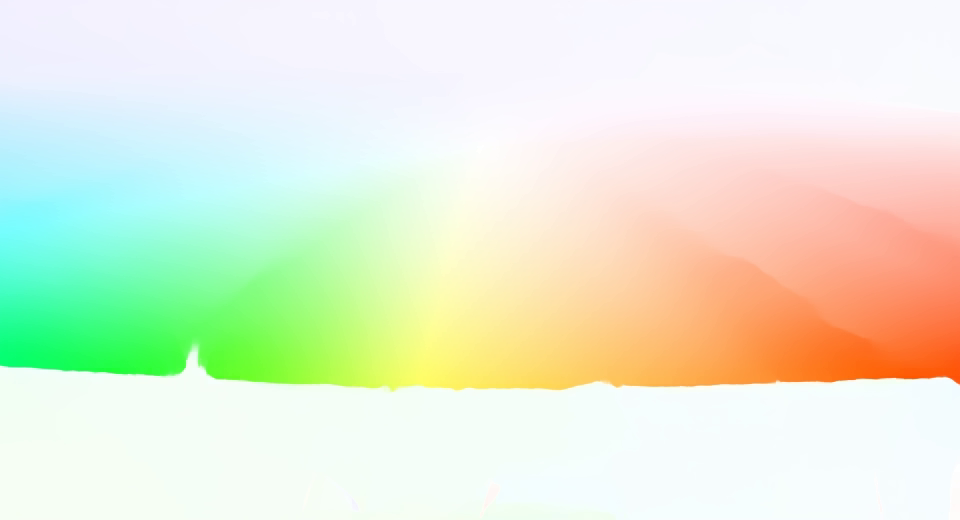
#> input picture frame 4 of Module_6/RAFT video/RAFT.avi, 960 x 520 px, given in place of trm.168.090.avi, which was not available
$ python Sun_blicks.py
#> lines starting #> are read from the running program, lines starting #| are printed output that depends on the picture; pictures that were not available may be replaced by others from this repository, and a replacement may not be noted
#> further down, frame is the input picture: shape (520, 960, 3); mean B, G, R 213.1, 236.9, 229.3
import cv2
import numpy as np

# Функция для удаления солнечных бликов с помощью фильтров
def remove_glare(frame):
    # Преобразуем изображение в формат HSV
    hsv = cv2.cvtColor(frame, cv2.COLOR_BGR2HSV)
#> hsv: shape (520, 960, 3); mean H, S, V 71.3, 53.5, 253.9

    # Разделение каналов
    h, s, v = cv2.split(hsv)
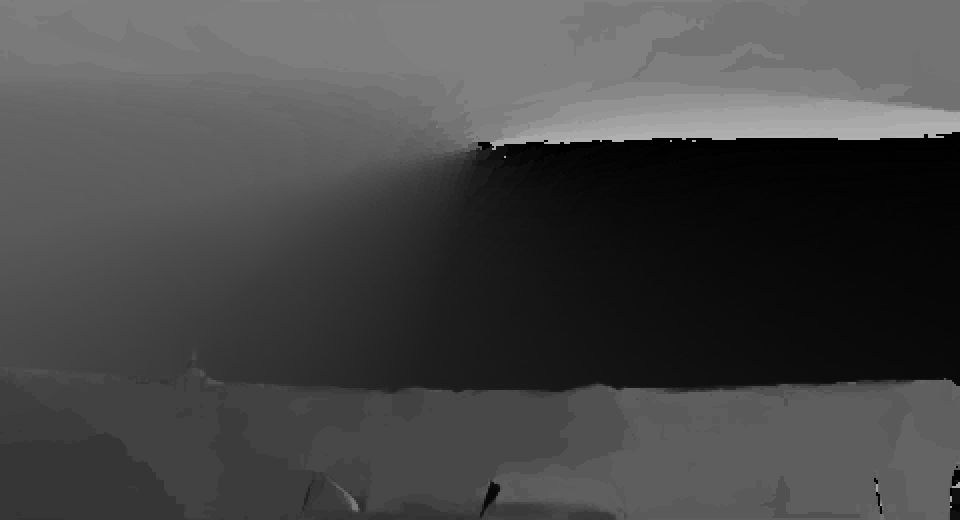
#> h: shape (520, 960); min 0, max 179, mean 71.3
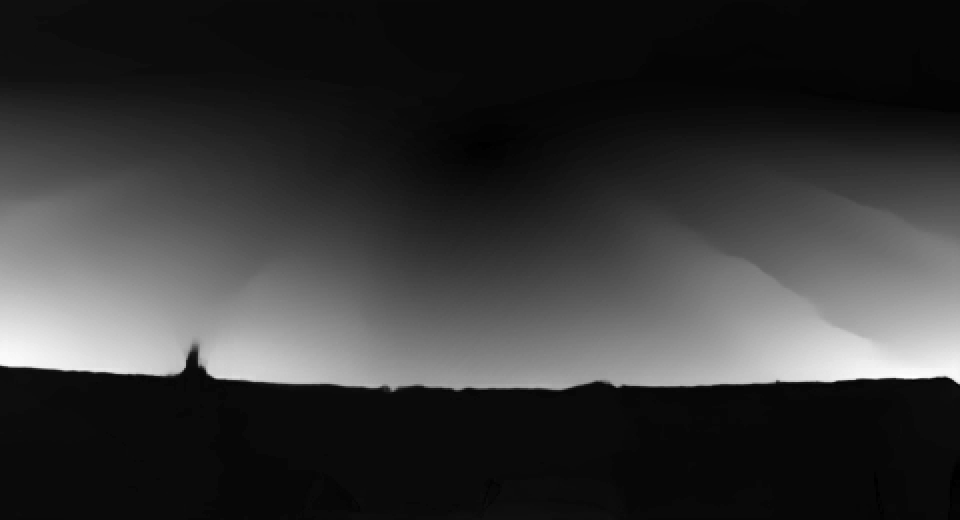
#> s: shape (520, 960); min 0, max 255, mean 53.5

    # Применяем адаптивную яркость
    clahe = cv2.createCLAHE(clipLimit=2.0, tileGridSize=(15, 15))
    v_clahe = clahe.apply(v)
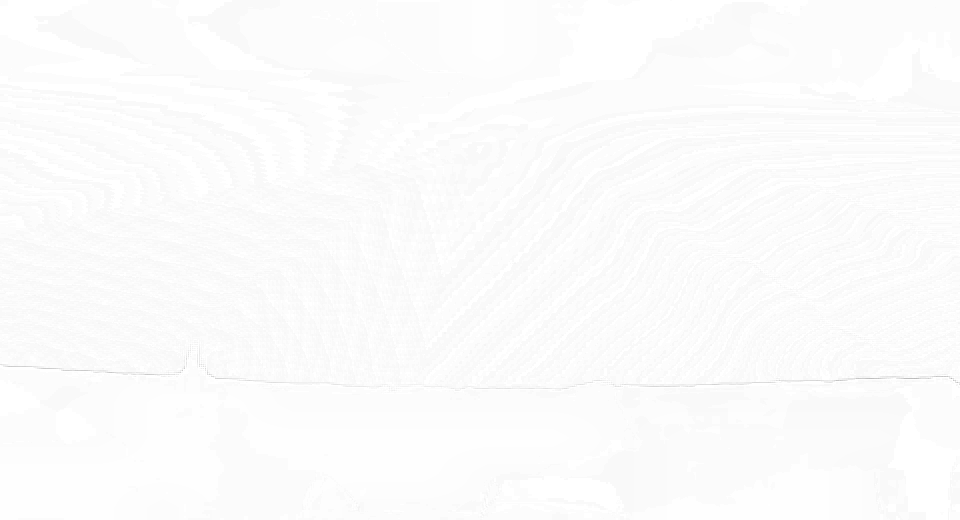
#> v_clahe: shape (520, 960); min 184, max 255, mean 251.9

    # Объединяем каналы обратно в изображение
    hsv_processed = cv2.merge((h, s, v_clahe))
#> hsv_processed: shape (520, 960, 3); mean H, S, V 71.3, 53.5, 251.9

    # Конвертируем обратно в формат BGR
    image_processed = cv2.cvtColor(hsv_processed, cv2.COLOR_HSV2BGR)

    return image_processed


# Открытие видеофайла
video_path = "../data/processing/trm.168.090.avi"
cap = cv2.VideoCapture(video_path)

# Обработка каждого кадра видео
while cap.isOpened():
    ret, frame = cap.read()

    if not ret:
        break

    # Вызов функции удаления солнечных бликов
    frame_without_glare = remove_glare(frame)

    # Отображение обработанного кадра
    cv2.imshow("Processed Video", frame_without_glare)

    # Прерывание обработки видео при нажатии клавиши 'q'
    if cv2.waitKey(1) & 0xFF == ord('q'):
#> (key q is pressed here)
        break

# Освобождение ресурсов
cap.release()
cv2.destroyAllWindows()

$ run again, starting later in the video
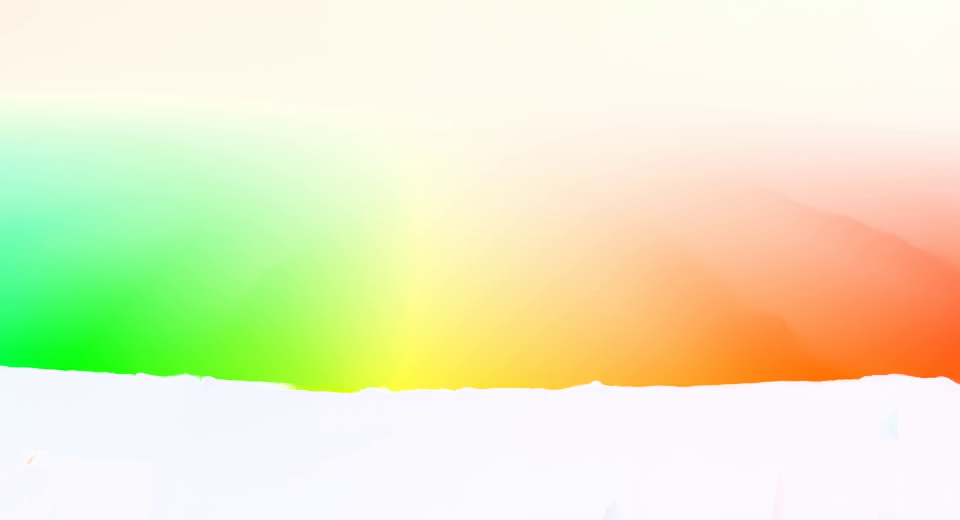
#> input picture frame 21 of Module_6/RAFT video/RAFT.avi, 960 x 520 px, given in place of trm.168.090.avi, which was not available
#> frame is the input picture: shape (520, 960, 3); mean B, G, R 198.2, 237.2, 234.4
#> hsv: shape (520, 960, 3); mean H, S, V 55.2, 59.6, 253.9
#> in remove_glare, `h, s, v = cv2.split(hsv)`:
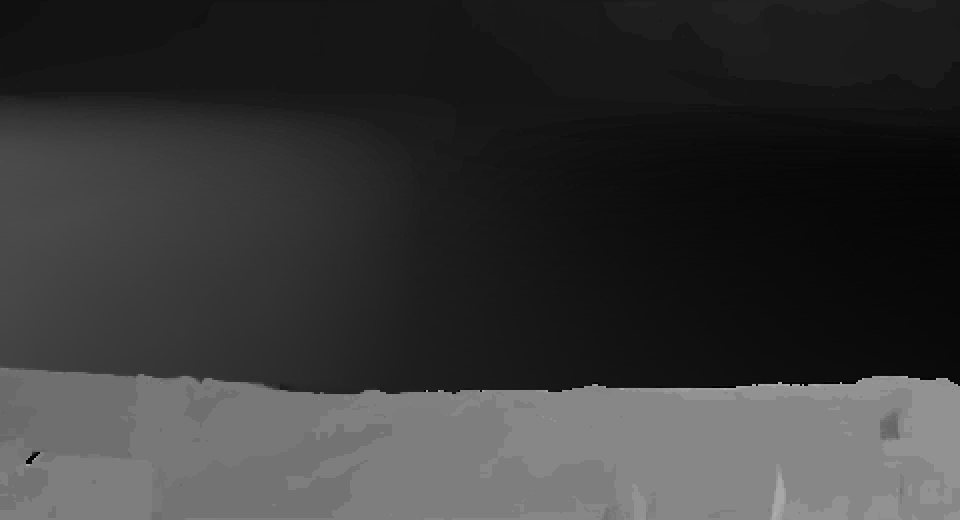
#> h: shape (520, 960); min 0, max 178, mean 55.2
#> in remove_glare, `h, s, v = cv2.split(hsv)`:
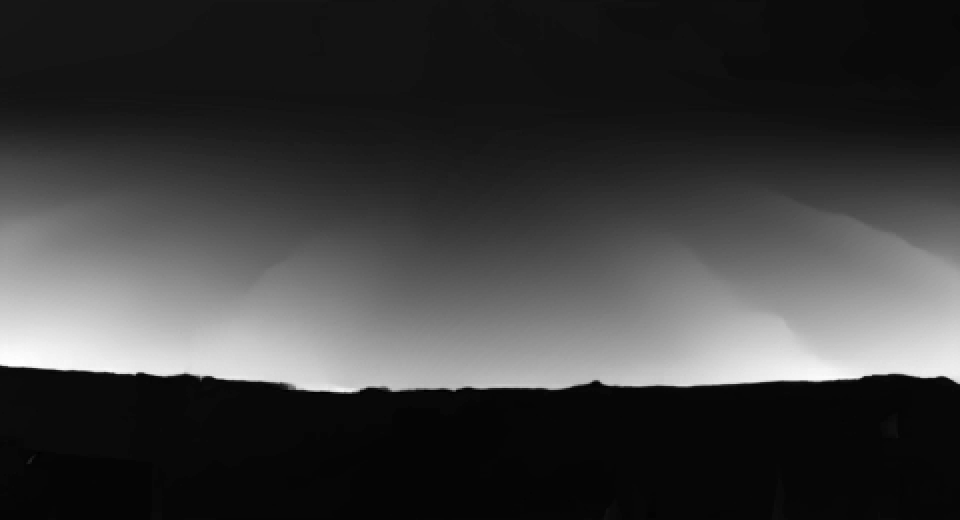
#> s: shape (520, 960); min 0, max 255, mean 59.6
#> hsv_processed: shape (520, 960, 3); mean H, S, V 55.2, 59.6, 251.9

$ run again, starting later in the video
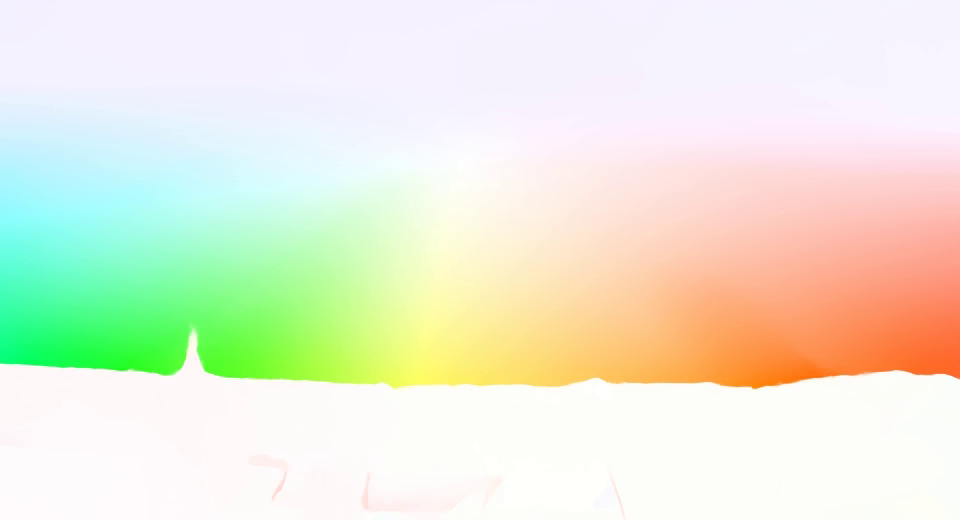
#> input picture frame 38 of Module_6/RAFT video/RAFT.avi, 960 x 520 px, given in place of trm.168.090.avi, which was not available
#> frame is the input picture: shape (520, 960, 3); mean B, G, R 216.6, 236.8, 233.5
#> hsv: shape (520, 960, 3); mean H, S, V 69, 48.2, 253.7
#> in remove_glare, `h, s, v = cv2.split(hsv)`:
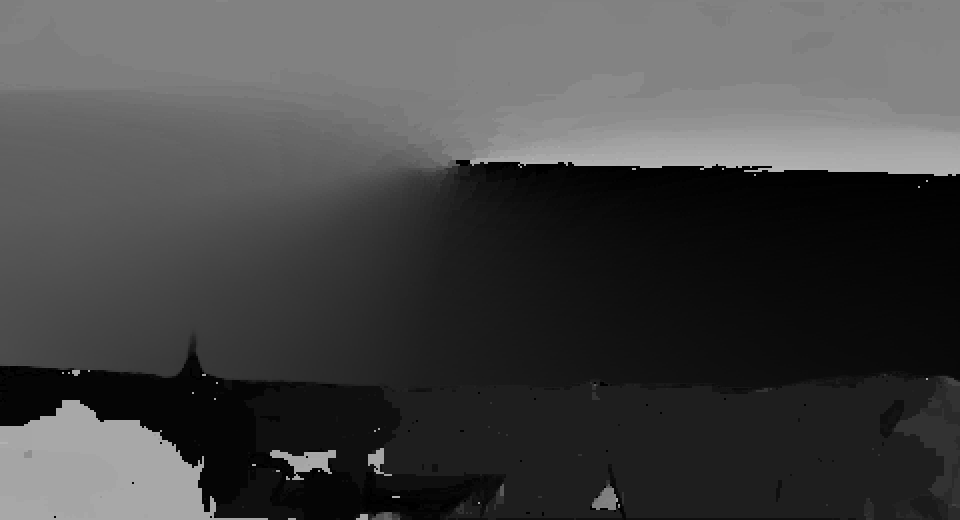
#> h: shape (520, 960); min 0, max 179, mean 69
#> in remove_glare, `h, s, v = cv2.split(hsv)`:
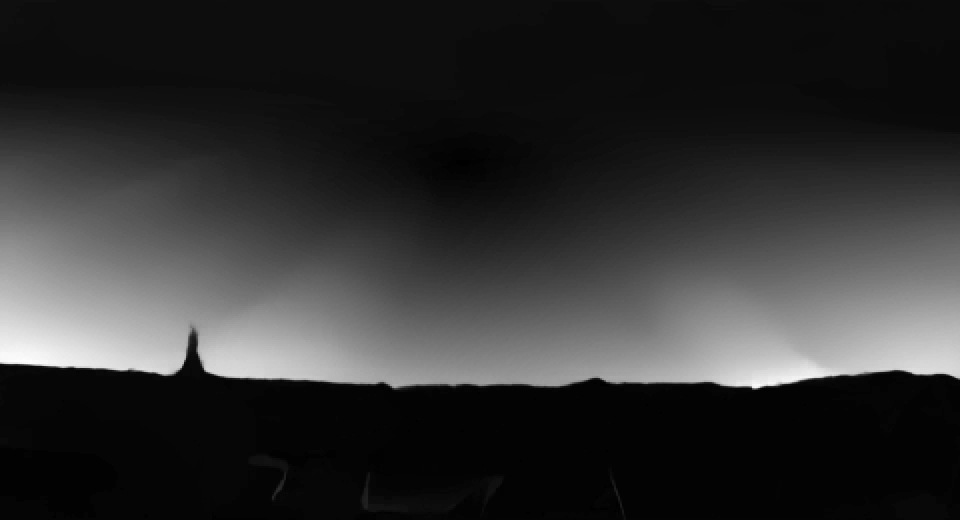
#> s: shape (520, 960); min 0, max 255, mean 48.2
#> hsv_processed: shape (520, 960, 3); mean H, S, V 69, 48.2, 251.8
